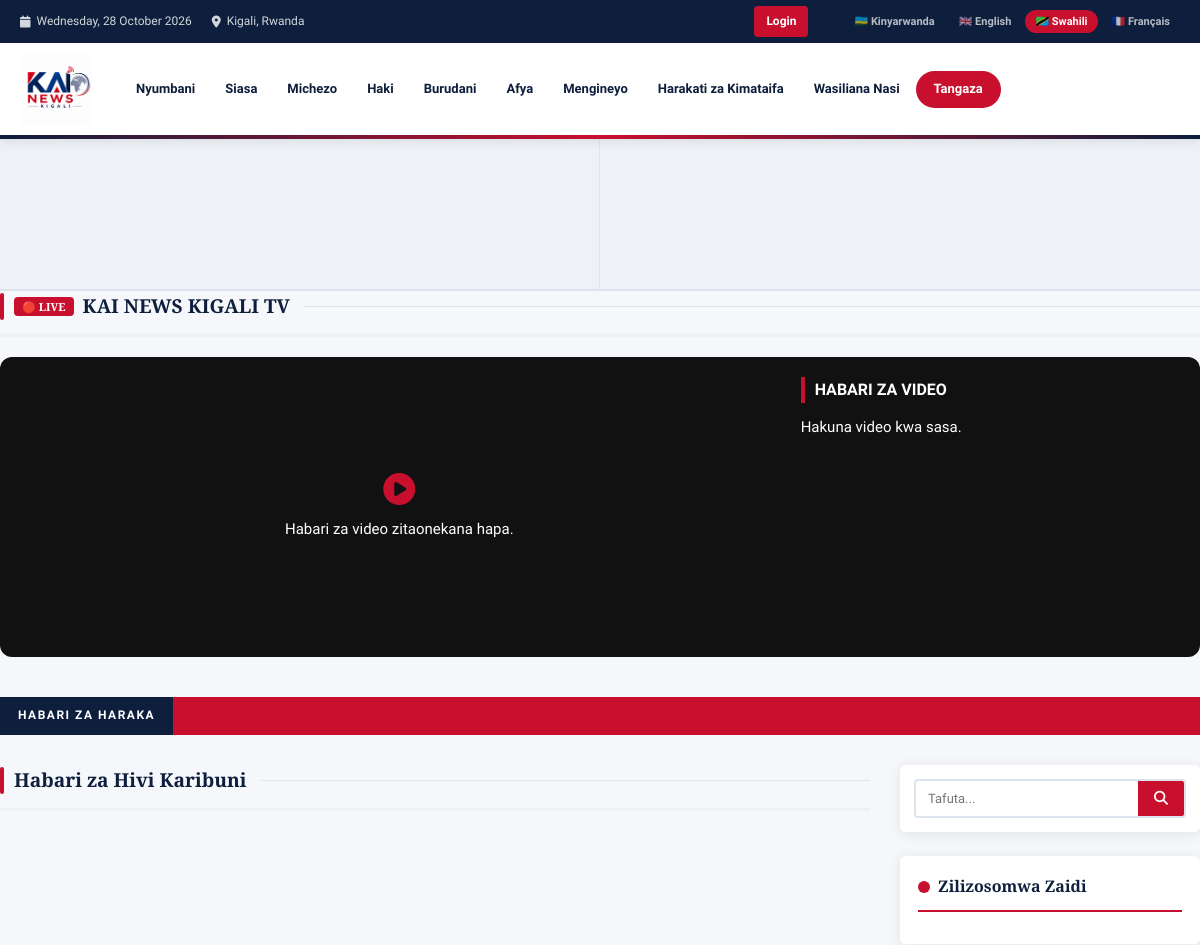
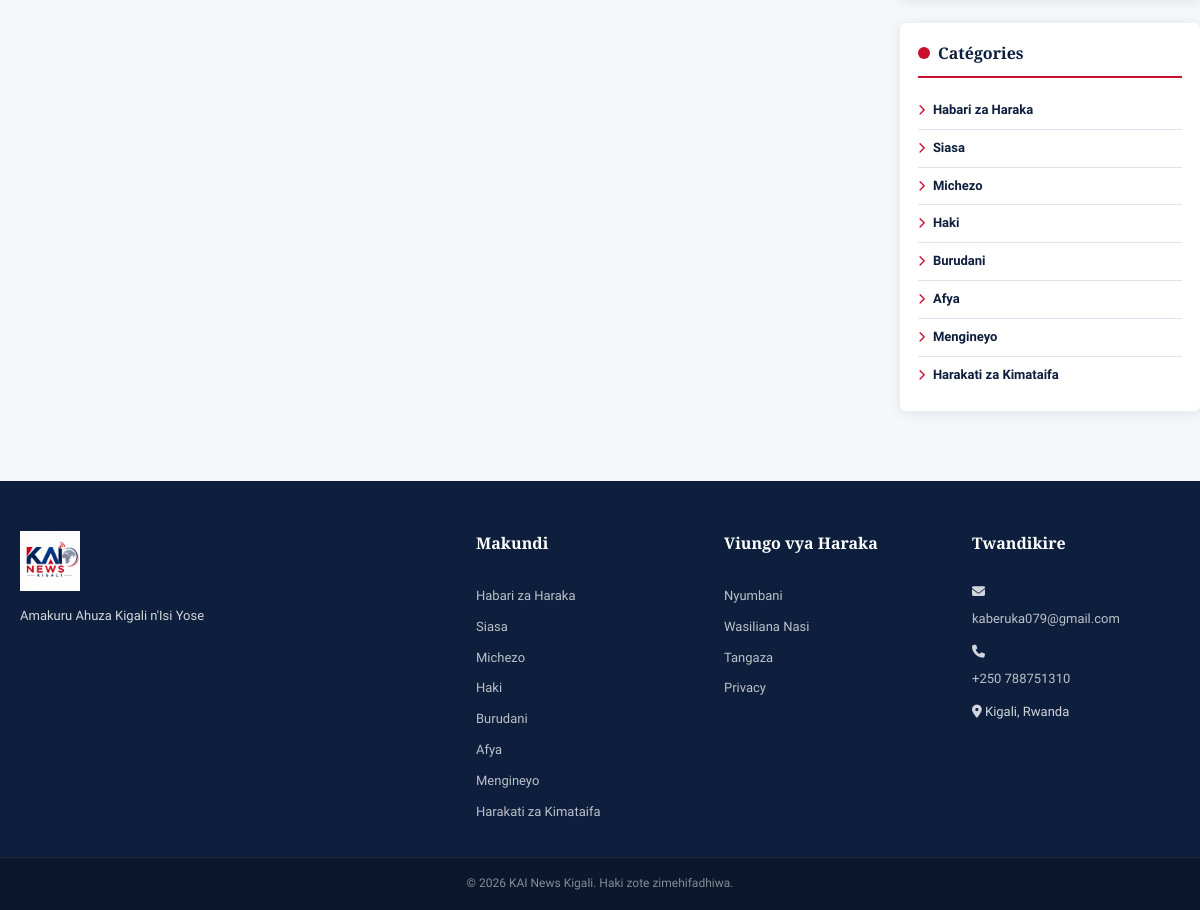
The page /?lang=sw on the database its author committed (2 pictures, top to bottom).
### tables this page shows
CREATE TABLE `categories` (
  `id` INT AUTO_INCREMENT PRIMARY KEY,
  `slug` VARCHAR(100) NOT NULL UNIQUE,
  `name_rw` VARCHAR(200) NOT NULL,
  `name_en` VARCHAR(200) NOT NULL,
  `name_sw` VARCHAR(200) NOT NULL,
  `name_fr` VARCHAR(200) NOT NULL,
  `sort_order` INT DEFAULT 0
);

CREATE TABLE `advertisements` (
  `id` INT AUTO_INCREMENT PRIMARY KEY,
  `title` VARCHAR(300) NOT NULL,
  `image` VARCHAR(500) NOT NULL,
  `video` VARCHAR(500) DEFAULT NULL,
  `link_url` VARCHAR(500),
  `position` ENUM('banner_top','banner_top_photo_1','banner_top_photo_2','banner_top_photo_3','banner_top_photo_4','banner_mid','sidebar','footer','popup') DEFAULT 'banner_top',
  `is_active` TINYINT(1) DEFAULT 1,
  `is_animated` TINYINT(1) DEFAULT 0,
  `animation_type` ENUM('slide','fade','bounce','pulse','zoom','flip') DEFAULT 'fade',
  `start_date` DATE,
  `end_date` DATE,
  `clicks` INT DEFAULT 0,
  `created_at` TIMESTAMP DEFAULT CURRENT_TIMESTAMP
);

### includes/config.php (called while the page is built, shortened)
<?php
function db() {
    static $conn = null;
    if ($conn === null) {
        $conn = new mysqli(DB_HOST, DB_USER, DB_PASS, DB_NAME);
        $conn->set_charset('utf8mb4');
    }
    return $conn;
}
function e($s) { return htmlspecialchars($s ?? '', ENT_QUOTES, 'UTF-8'); }
function getSetting($key) {
    $db = db();
    $stmt = $db->prepare("SELECT value FROM settings WHERE key_name=?");
    $stmt->bind_param("s", $key);
    $stmt->execute();
    $result = $stmt->get_result()->fetch_assoc();
    return $result ? $result['value'] : '';
}
function getCategories() {
    return db()->query("SELECT * FROM categories ORDER BY sort_order")->fetch_all(MYSQLI_ASSOC);
}
function getLang() {
    $lang = $_GET['lang'] ?? $_SESSION['lang'] ?? 'rw';
    return in_array($lang, ['rw','en','sw','fr']) ? $lang : 'rw';
}
$LANG = getLang();
$LABELS = [
    'rw' => [
        'home' => 'Ahabanza', 'latest' => 'Amakuru Mashya', 'read_more' => 'Soma Byinshi',
        'search' => 'Shakisha', 'share' => 'Sangira', 'advertise' => 'Kwamamaza',
        'contact' => 'Twandikire', 'views' => 'Ibyasomwe', 'by' => 'Na', 'written_by' => 'Byanditswe na',
        'related' => 'Amakuru Afitanye Isano', 'gallery' => 'Amafoto',
        'breaking' => 'IBYIHUTIRWA',
    ],
    'en' => [
        'home' => 'Home', 'latest' => 'Latest News', 'read_more' => 'Read More',
        'search' => 'Search', 'share' => 'Share', 'advertise' => 'Advertise',
        'contact' => 'Contact Us', 'views' => 'Views', 'by' => 'By', 'written_by' => 'Written by',
        'related' => 'Related News', 'gallery' => 'Photo Gallery',
        'breaking' => 'BREAKING',
    ],
    'sw' => [
        'home' => 'Nyumbani', 'latest' => 'Habari za Hivi Karibuni', 'read_more' => 'Soma Zaidi',
        'search' => 'Tafuta', 'share' => 'Shiriki', 'advertise' => 'Tangaza',
        'contact' => 'Wasiliana Nasi', 'views' => 'Maoni', 'by' => 'Na', 'written_by' => 'Kaliandikwa na',
        'related' => 'Habari Zinazohusiana', 'gallery' => 'Picha',
        'breaking' => 'HABARI ZA HARAKA',
    ],
    'fr' => [
        'home' => 'Accueil', 'latest' => 'Dernières nouvelles', 'read_more' => 'Lire la suite',
        'search' => 'Rechercher', 'share' => 'Partager', 'advertise' => 'Publicité',
        'contact' => 'Contactez-nous', 'views' => 'Vues', 'by' => 'Par', 'written_by' => 'Écrit par',
        'related' => 'Actualités connexes', 'gallery' => 'Galerie',
        'breaking' => 'ALERTE',
    ],
];
function L($key) {
    global $LABELS, $LANG;
    return $LABELS[$LANG][$key] ?? $LABELS['rw'][$key] ?? $key;
}
?>

### index.php (the view, shortened to what this page needs)
<?php
require_once 'includes/config.php';
function getActiveAdCondition(): string {
    return "is_active=1 AND (start_date IS NULL OR start_date <= CURDATE()) AND (end_date IS NULL OR end_date >= CURDATE())";
}
$topPhotoPositions = ['banner_top_photo_1','banner_top_photo_2'];
$ads_top_photos = db()->query("SELECT * FROM advertisements WHERE position IN ('" . implode("','", $topPhotoPositions) . "') AND " . getActiveAdCondition() . " AND image<>'' ORDER BY created_at DESC")->fetch_all(MYSQLI_ASSOC);
$ads_top_photo_slots = array_column($ads_top_photos, null, 'position');
$homepage_video_links = getSetting('homepage_video_links');
function parseHomepageVideoLinks($raw) {
    $list = [];
    foreach (preg_split('/[\r\n]+/', trim($raw)) as $line) {
        $line = trim($line);
        if ($line === '') continue;
        $urlParts = parse_url($url);
        $host = strtolower($urlParts['host'] ?? '');
        $youtubeHosts = ['youtube.com', 'www.youtube.com', 'm.youtube.com', 'youtube-nocookie.com', 'www.youtube-nocookie.com', 'youtu.be', 'www.youtu.be'];
        $youtubeId = in_array($host, $youtubeHosts, true) ? getYouTubeVideoId($url) : false;
        $extension = strtolower(pathinfo($urlParts['path'] ?? '', PATHINFO_EXTENSION));
        $embedUrl = '';
        $embedType = '';
        $type = $youtubeId
            ? 'youtube'
            : ($embedUrl !== ''
                ? 'embed'
                : (in_array($extension, ['mp4', 'webm', 'ogg', 'mov'], true) ? 'file' : 'embed'));
        $autoTitle = $title === '';
        $list[] = [
            'title' => $title ?: (($type === 'youtube' ? 'YouTube video ' : ($type === 'embed' ? ucfirst($embedType) . ' video ' : 'Video ')) . (count($list) + 1)),
            'auto_title' => $autoTitle,
            'url' => $url,
            'type' => $type,
            'youtube_id' => $youtubeId ?: '',
            'embed_sandbox' => $embedType === 'external',
            'embed_url' => $youtubeId
                ? 'https://www.youtube-nocookie.com/embed/' . $youtubeId . '?rel=0&controls=0&disablekb=1&fs=0&autoplay=1&mute=1&playsinline=1&enablejsapi=1'
                : $embedUrl,
            'mime_type' => $type === 'file' ? [
                'mp4' => 'video/mp4',
                'webm' => 'video/webm',
                'ogg' => 'video/ogg',
                'mov' => 'video/quicktime',
            ][$extension] : '',
            'thumbnail' => $youtubeId ? getYouTubeThumbnailUrl($url) : ''
        ];
    }
    return $list;
}
$homepage_video_items = parseHomepageVideoLinks($homepage_video_links);
$homepage_video_active_index = null;
$categories = getCategories();
?>
<!DOCTYPE html>
<html lang="<?= $LANG ?>" dir="ltr">
<head>
<link rel="stylesheet" href="assets/css/style.css">
<link rel="stylesheet" href="https://cdnjs.cloudflare.com/ajax/libs/font-awesome/6.5.0/css/all.min.css">
</head>
<body class="home">
<?php include 'includes/header.php'; ?>
<?php if (!empty($ads_top_photo_slots) || isset($_SESSION['admin_id'])): ?>
<div class="ad-banner ad-top ad-top-photos">
  <div class="ad-top-photos-inner">
    <?php foreach ($topPhotoPositions as $position): ?>
      <?php $photoAd = $ads_top_photo_slots[$position] ?? null; ?>
      <div class="ad-photo-panel">
        <?php if ($photoAd): ?>
          <?php
            $p_attrs = '';
            $p_classes = 'ad-banner-link';
          ?>
          <a href="<?= e($photoAd['link_url']) ?>" class="<?= $p_classes ?>"<?= $p_attrs ?> target="_blank" onclick="adClick(<?= $photoAd['id'] ?>)" style="background-image:url('<?= UPLOAD_URL . e($photoAd['image']) ?>');"></a>
        <?php else: ?>
          <a href="admin/ads.php?position=<?= urlencode($position) ?>&lang=<?= $LANG ?>" class="ad-placeholder ad-placeholder-link" style="display:flex;align-items:center;justify-content:center;color:#fff;background:#111;text-decoration:none;">Add Ad</a>
        <?php endif; ?>
      </div>
    <?php endforeach; ?>
  </div>
</div>
<?php endif; ?>
<section class="section kai-tv-section" aria-labelledby="kaiTvTitle">
  <div class="section-header">
    <h2 id="kaiTvTitle"><span class="kai-tv-live-badge" aria-label="Live">🔴 LIVE</span> KAI NEWS KIGALI TV</h2>
    <div class="section-line"></div>
  </div>
  <div class="kai-tv-grid">
    <div class="kai-tv-featured">
      <?php if ($homepage_video_active_index !== null): ?>
      <div class="kai-tv-player" id="kaiTvPlayer" aria-live="polite">
        <div class="kai-tv-media-host" id="kaiTvMediaHost"><div id="kaiTvMedia"></div></div>
        <button type="button" class="kai-tv-mute" id="kaiTvMute" aria-label="Unmute video" aria-pressed="false">
          <i class="fa fa-volume-xmark" aria-hidden="true"></i>
          <span>Unmute</span>
        </button>
        <div class="kai-tv-playback-notice" id="kaiTvPlaybackNotice" hidden>
          <span id="kaiTvPlaybackMessage"></span>
          <button type="button" id="kaiTvStart">Start video</button>
        </div>
      </div>
      <h3 class="kai-tv-current-title" id="kaiTvCurrentTitle"><?= e($homepage_video_items[$homepage_video_active_index]['title']) ?></h3>
      <?php else: ?>
      <div class="kai-tv-empty">
        <i class="fa fa-circle-play" aria-hidden="true"></i>
        <p><?= $LANG==='rw' ? 'Amakuru ya videwo azagaragara hano.' : ($LANG==='fr' ? 'Les vidéos d’actualité apparaîtront ici.' : ($LANG==='sw' ? 'Habari za video zitaonekana hapa.' : 'Video news will appear here.')) ?></p>
      </div>
      <?php endif; ?>
    </div>
    <div class="kai-tv-playlist">
      <h3><?= $LANG==='rw' ? 'IBIKURIKIRA KURI KAI NEWS KIGALI TV' : ($LANG==='fr' ? 'Vidéos d’actualité' : ($LANG==='sw' ? 'Habari za video' : 'Latest videos')) ?></h3>
      <div class="kai-tv-playlist-items">
        <?php if (empty($homepage_video_items)): ?>
        <p class="kai-tv-empty-list"><?= $LANG==='rw' ? 'Nta videwo zihari.' : ($LANG==='fr' ? 'Aucune vidéo pour le moment.' : ($LANG==='sw' ? 'Hakuna video kwa sasa.' : 'No videos available yet.')) ?></p>
        <?php endif; ?>
      </div>
    </div>
  </div>
</section>
<div class="breaking-bar">
  <span class="breaking-label"><?= L('breaking') ?></span>
</div>
<div class="container main-layout">
  <div class="content-area">
    <section class="section">
      <div class="section-header">
        <h2><?= L('latest') ?></h2>
        <div class="section-line"></div>
      </div>
    </section>
  </div>
  <aside class="sidebar">
    <div class="widget search-widget">
      <form action="search.php" method="GET">
        <div class="search-box">
          <input type="text" name="q" placeholder="<?= L('search') ?>...">
          <button type="submit"><i class="fa fa-search"></i></button>
        </div>
      </form>
    </div>
    <div class="widget">
      <div class="widget-title"><?= $LANG==='rw'?'Byasomwe Cyane':($LANG==='en'?'Most Read':($LANG==='sw'?'Zilizosomwa Zaidi':'Les plus lues')) ?></div>
    </div>
    <div class="widget">
      <div class="widget-title"><?= $LANG==='rw'?'Ushobora kunyura hano':($LANG==='en'?'Categories':'Catégories') ?></div>
      <?php foreach ($categories as $cat): ?>
      <a href="category.php?slug=<?= urlencode($cat['slug']) ?>&lang=<?= $LANG ?>" class="cat-link">
        <i class="fa fa-chevron-right"></i> <?= e($cat['name_'.$LANG]) ?>
      </a>
      <?php endforeach; ?>
    </div>
  </aside>
</div>
<?php include 'includes/footer.php'; ?>
</body>
</html>

### includes/header.php (shortened to what this page needs)
<?php
$categories = getCategories();
$current_url = (isset($_SERVER['HTTPS']) ? 'https' : 'http') . '://' . $_SERVER['HTTP_HOST'] . $_SERVER['REQUEST_URI'];
?>
<header class="site-header">
  <div class="top-bar">
    <div class="container top-bar-inner">
      <div class="top-bar-left">
        <span><i class="fa fa-calendar"></i> <?= date('l, d F Y') ?></span>
        <span><i class="fa fa-map-marker-alt"></i> Kigali, Rwanda</span>
      </div>
      <div class="top-bar-right">
        <div class="header-actions">
          <?php if (isset($_SESSION['admin_id'])): ?>
            <a href="admin/dashboard.php" class="btn btn-primary">Dashboard</a>
            <a href="admin/logout.php" class="btn btn-outline">Logout</a>
          <?php else: ?>
            <a href="admin/login.php" class="btn btn-primary">Login</a>
          <?php endif; ?>
        </div>
        <div class="lang-switcher">
          <?php
          $langs = ['rw'=>'🇷🇼 Kinyarwanda','en'=>'🇬🇧 English','sw'=>'🇹🇿 Swahili','fr'=>'🇫🇷 Français'];
          foreach ($langs as $code => $label):
            $active = ($LANG === $code) ? 'active' : '';
            $url    = strtok($current_url, '?');
            $params = $_GET;
            $params['lang'] = $code;
            $query  = http_build_query($params);
          ?>
          <a href="<?= $url ?>?<?= $query ?>" class="lang-btn <?= $active ?>"><?= $label ?></a>
          <?php endforeach; ?>
        </div>
      </div>
    </div>
  </div>
  <div class="header-main">
    <div class="container header-inner" style="position:relative;">
      <a href="index.php?lang=<?= $LANG ?>" class="site-logo">
        <img src="assets/images/logo.png" alt="KAI News Kigali">
      </a>
      <nav class="main-nav" id="mainNav">
        <a href="index.php?lang=<?= $LANG ?>" class="nav-link"><?= L('home') ?></a>
        <?php foreach ($categories as $category): ?>
          <?php if ($category['slug'] === 'ahabanza') continue; ?>
        <a href="category.php?slug=<?= urlencode($category['slug']) ?>&lang=<?= $LANG ?>" class="nav-link">
          <?= e($category['name_'.$LANG]) ?>
        </a>
        <?php endforeach; ?>
        <a href="contact.php?lang=<?= $LANG ?>" class="nav-link"><?= L('contact') ?></a>
        <a href="advertise.php?lang=<?= $LANG ?>" class="nav-link nav-advertise"><?= L('advertise') ?></a>
      </nav>
    </div>
  </div>
  <div class="brand-accent-bar"></div>
</header>

### includes/footer.php (shortened to what this page needs)
<footer class="site-footer">
  <div class="footer-top">
    <div class="container footer-grid">
      <div class="footer-col">
        <img src="assets/images/logo.png" alt="KAI News Kigali" class="footer-logo">
        <p><?= e(getSetting('site_tagline') ?: 'Amakuru Ahuza Kigali n\'Isi Yose') ?></p>
      </div>
      <div class="footer-col">
        <h4><?= $LANG==='en'?'Categories':($LANG==='fr'?'Catégories':($LANG==='sw'?'Makundi':'Ushobora kunyura hano')) ?></h4>
        <?php foreach (getCategories() as $category): ?>
        <a href="category.php?slug=<?= urlencode($category['slug']) ?>&lang=<?= $LANG ?>"><?= e($category['name_'.$LANG]) ?></a>
        <?php endforeach; ?>
      </div>
      <div class="footer-col">
        <h4><?= $LANG==='en'?'Quick Links':($LANG==='fr'?'Liens rapides':($LANG==='sw'?'Viungo vya Haraka':'Quick Links')) ?></h4>
        <a href="index.php?lang=<?= $LANG ?>"><?= L('home') ?></a>
        <a href="contact.php?lang=<?= $LANG ?>"><?= L('contact') ?></a>
        <a href="advertise.php?lang=<?= $LANG ?>"><?= L('advertise') ?></a>
        <a href="privacy.php?lang=<?= $LANG ?>"><?= $LANG==='en'?'Privacy Policy':($LANG==='fr'?'Politique de confidentialité':'Privacy') ?></a>
      </div>
      <div class="footer-col">
        <?php $siteEmail = getSetting('site_email') ?: 'kaberuka079@gmail.com'; ?>
         <?php $sitePhone = getSetting('site_phone') ?: '+250 788751310'; ?>
        <?php $siteAddress = getSetting('site_address') ?: 'Kigali, Rwanda'; ?>
        <h4><?= $LANG==='en'?'Contact Us':($LANG==='fr'?'Contactez-nous':'Twandikire') ?></h4>
        <p><i class="fa fa-envelope"></i> <a href="mailto:<?= e($siteEmail) ?>"><?= e($siteEmail) ?></a></p>
        <p><i class="fa fa-phone"></i> <a href="tel:<?= e($sitePhone) ?>"><?= e($sitePhone) ?></a></p>
        <p><i class="fa fa-map-marker-alt"></i> <?= e($siteAddress) ?></p>
      </div>
    </div>
  </div>
  <div class="footer-bottom">
    <div class="container">
      <p>&copy; <?= date('Y') ?> KAI News Kigali. <?= $LANG==='en'?'All rights reserved.':($LANG==='fr'?'Tous droits réservés.':($LANG==='sw'?'Haki zote zimehifadhiwa.':'All rights reserved.')) ?></p>
    </div>
  </div>
</footer>

### rows shown on the page
categories: name_sw "Siasa"
categories: name_sw "Michezo"
categories: name_sw "Haki"
categories: name_sw "Burudani"
categories: name_sw "Afya"
categories: name_sw "Mengineyo"
categories: name_sw "Harakati za Kimataifa"
categories: name_sw "Habari za Haraka"

### other values the page prints
$label "🇷🇼 Kinyarwanda"
$label "🇬🇧 English"
$label "🇹🇿 Swahili"
$label "🇫🇷 Français"
L('home') "Nyumbani"
L('contact') "Wasiliana Nasi"
L('advertise') "Tangaza"
L('breaking') "HABARI ZA HARAKA"
L('latest') "Habari za Hivi Karibuni"
getSetting('site_tagline') ?: 'Amakuru Ahuza Kigali n\'Isi Yose' "Amakuru Ahuza Kigali n'Isi Yose"
$siteEmail "kaberuka079@gmail.com"
$sitePhone "+250 788751310"
$siteAddress "Kigali, Rwanda"
